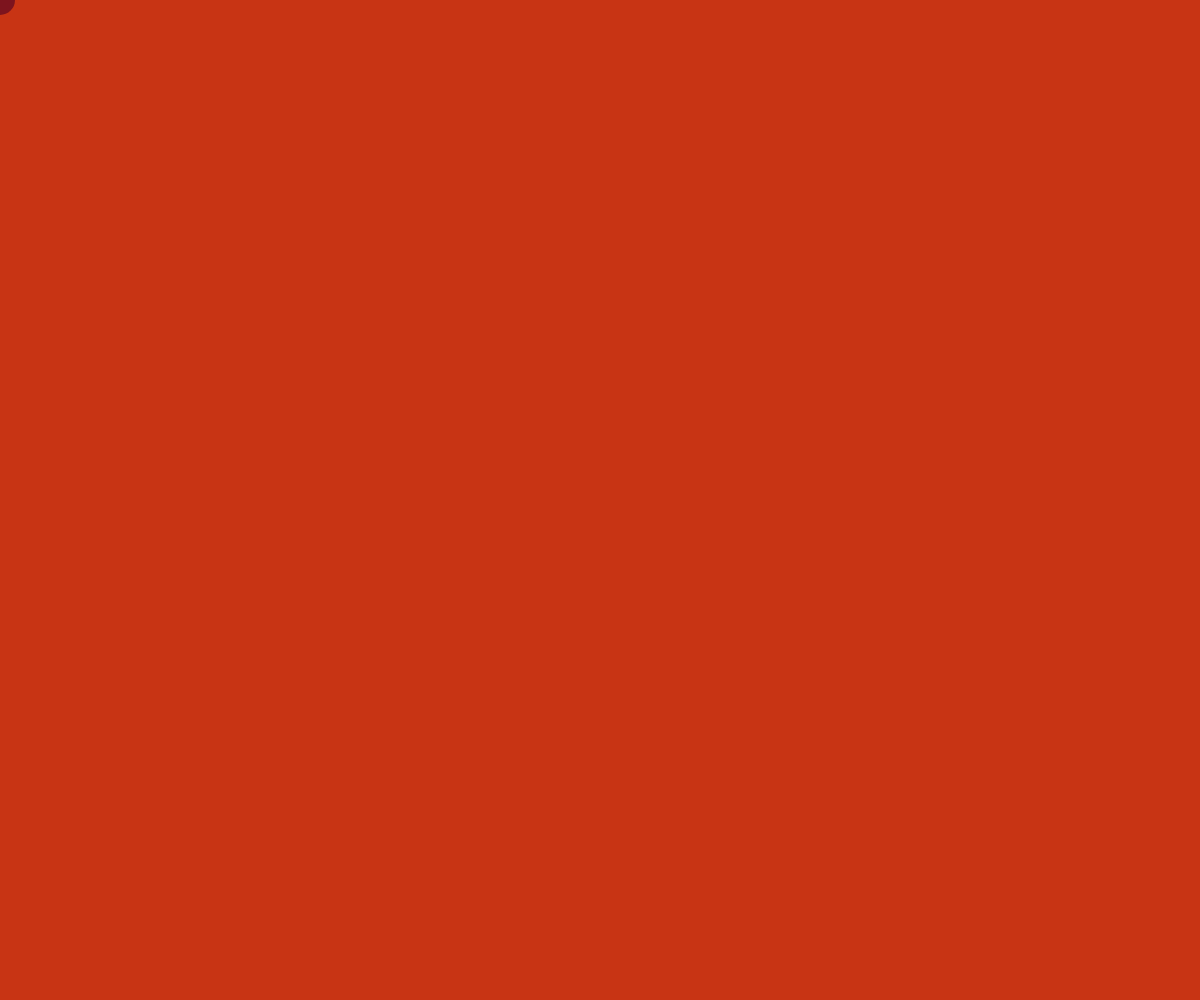
Frame 1 (no input)
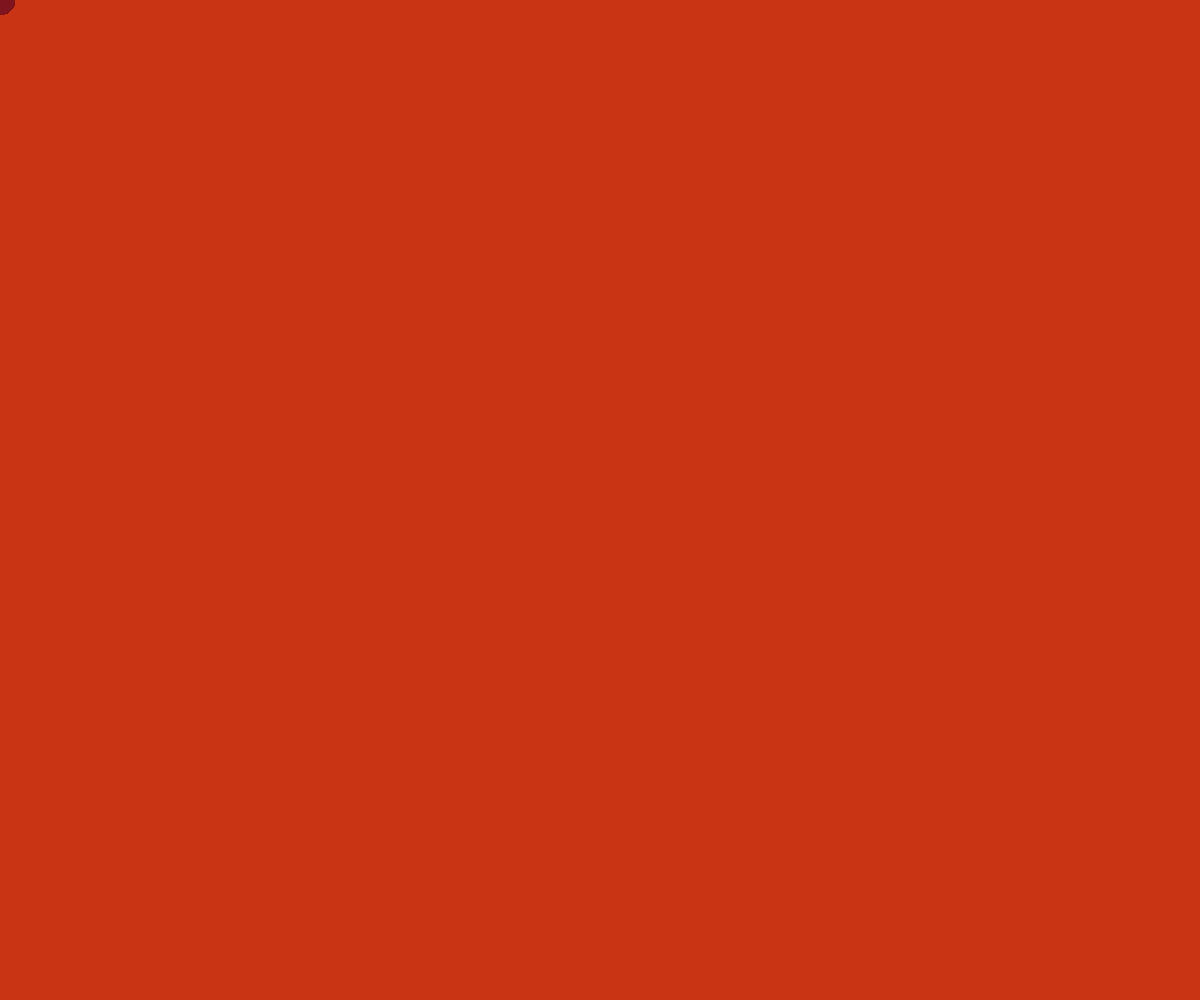
Frame 60 (no input)
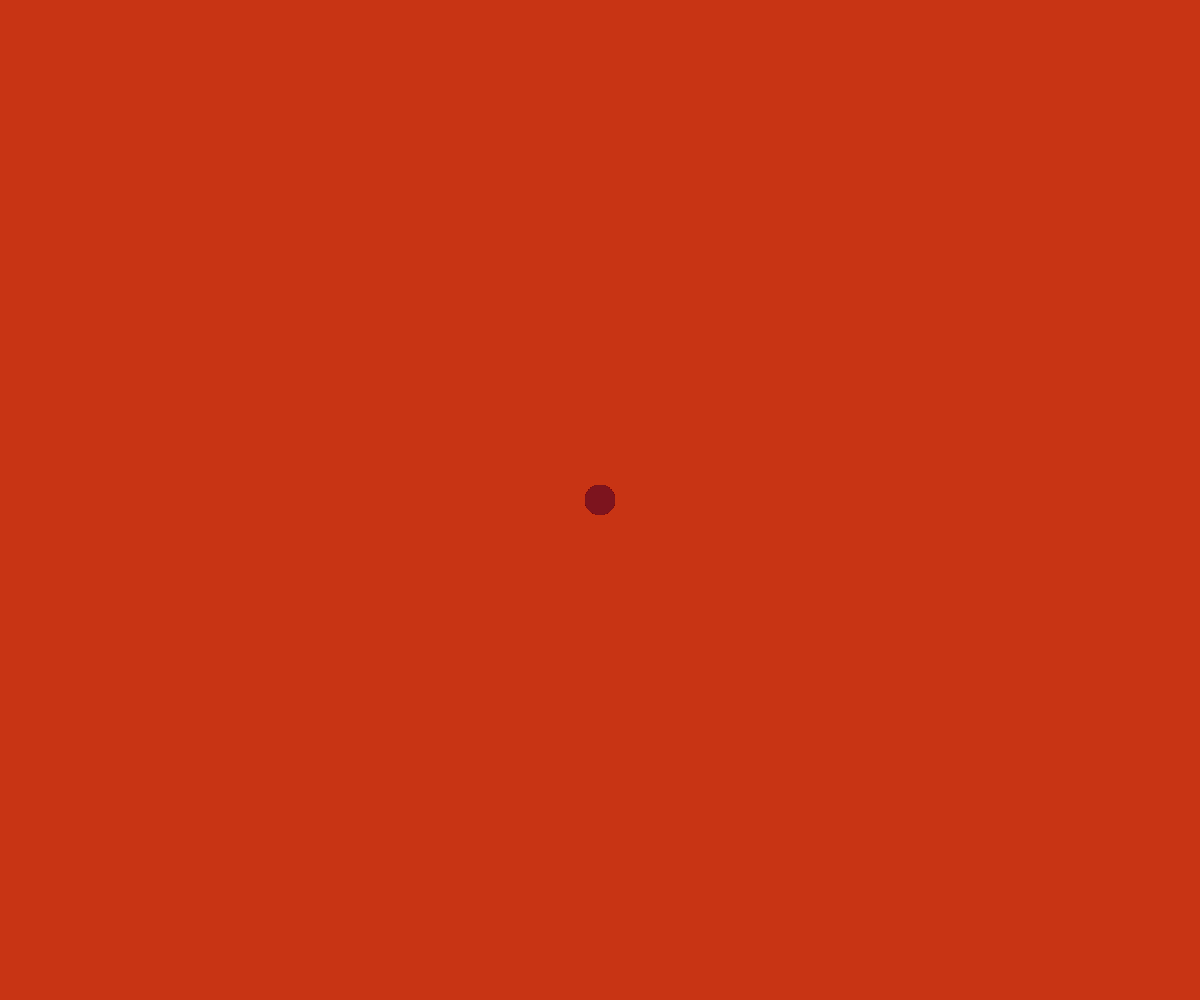
Frame 120 (the mouse pressed at the canvas centre since frame 60)

The p5.js sketch that drew these frames (run headless with seeded random() and noise() and a simulated clock; from frame 60 on, the mouse is pressed at the canvas centre):

// p5.js sketch
// ── sketch.js
/// <reference path="./../libraries/p5.global-mode.d.ts" />

function setup() {
	createCanvas(windowWidth, windowHeight);
	background(200, 52, 20);
}

function draw() {
	noStroke();
	fill(125, 20, 30, 255);
	ellipse(mouseX, mouseY, 30, 30);
}

function mousePressed() {
	background(200, 52, 20);
}
